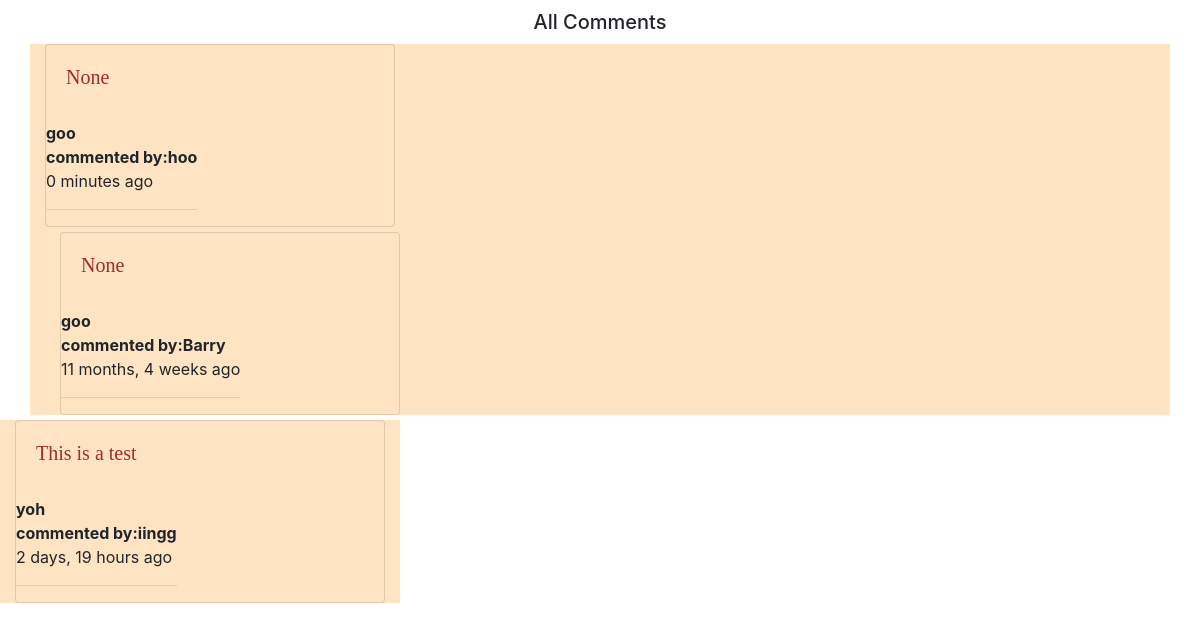
Page /comments/ on the earlier database version.
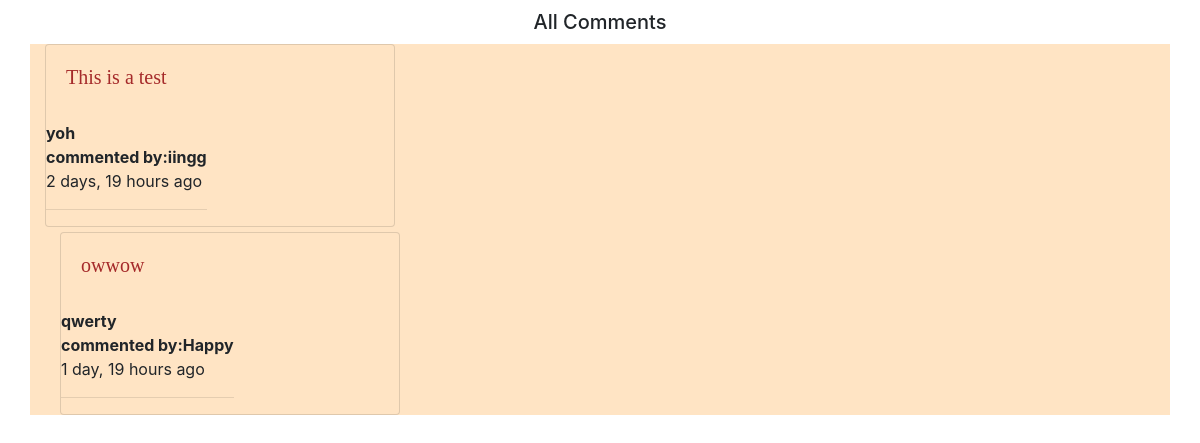
Same page on the later database version.
### app/models.py (models this page shows, shortened)
class Comments(models.Model):
    creation_date = models.DateField()
    author_name = models.CharField(max_length=50)
    content = models.CharField(max_length=50,null=True)
    post = models.ForeignKey(Post, on_delete=models.CASCADE,related_name='comments')

class Post(models.Model):
    title = models.CharField(max_length=50)
    link = models.URLField(max_length=120)
    creation_date = models.DateField()
    upvote = models.IntegerField(null=True)
    author_name = models.CharField(max_length=50)
    def __str__(self):
        return self.title
    class Meta:
         ordering = ['-upvote']

### app/views.py (the view)
# urls.py: path('comments/',views.comments,name='comments'),
def comments(request):
    comments = Comments.objects.all()
    return render(request, 'comments.html',locals())

### app/templates/comments.html (shortened to what this page needs)
{%load  django_bootstrap5%}
{% load crispy_forms_tags %}
<link rel="stylesheet" href="https://stackpath.bootstrapcdn.com/bootstrap/4.3.1/css/bootstrap.min.css">
<link rel="stylesheet" href="https://pro.fontawesome.com/releases/v5.10.0/css/all.css"
integrity="sha384-AYmEC3Yw5cVb3ZcuHtOA93w35dYTsvhLPVnYs9eStHfGJvOvKxVfELGroGkvsg+p"
crossorigin="anonymous" />
{% block content %}
<h5 style="text-align: center; margin-top: 10px;">All Comments </h5>
<div class="container" style="margin-top: 10px; background-color: bisque;">
<div class="row">
  {% for comment in comments %}
  <div class="col-md-4" style="background-color: bisque;">
    <div class="card" style="margin-bottom: 5px;background-color: bisque;">
      <div class="card-body">
        <h5
          class="card-title"><a
        href=""
        target="_blank"
        style="font-family: 'Nosifer', cursive; color: brown"
        >{{comment.content}}</a>
        </h5>
      </div>
      <div class=""> <span><strong>{{comment.post}} </strong></span></div>
      <div class="" style="display: flex;flex-direction: row;">
          <div class=""> <span><strong>commented by:{{comment.author_name}} </strong></span>
              <p>{{comment.creation_date| timesince}} ago</p>
              <hr>
          </div>
      </div>
      </div>
    </div>
  </div>
  {% endfor %}
{% endblock %}

Differences in the rows shown:
removed Comments: content "None", post "goo", author_name "hoo", creation_date "0 minutes"
removed Comments: content "None", post "goo", author_name "Barry", creation_date "11 months, 4 weeks"
added Comments: content "owwow", post "qwerty", author_name "Happy", creation_date "1 day, 19 hours"
